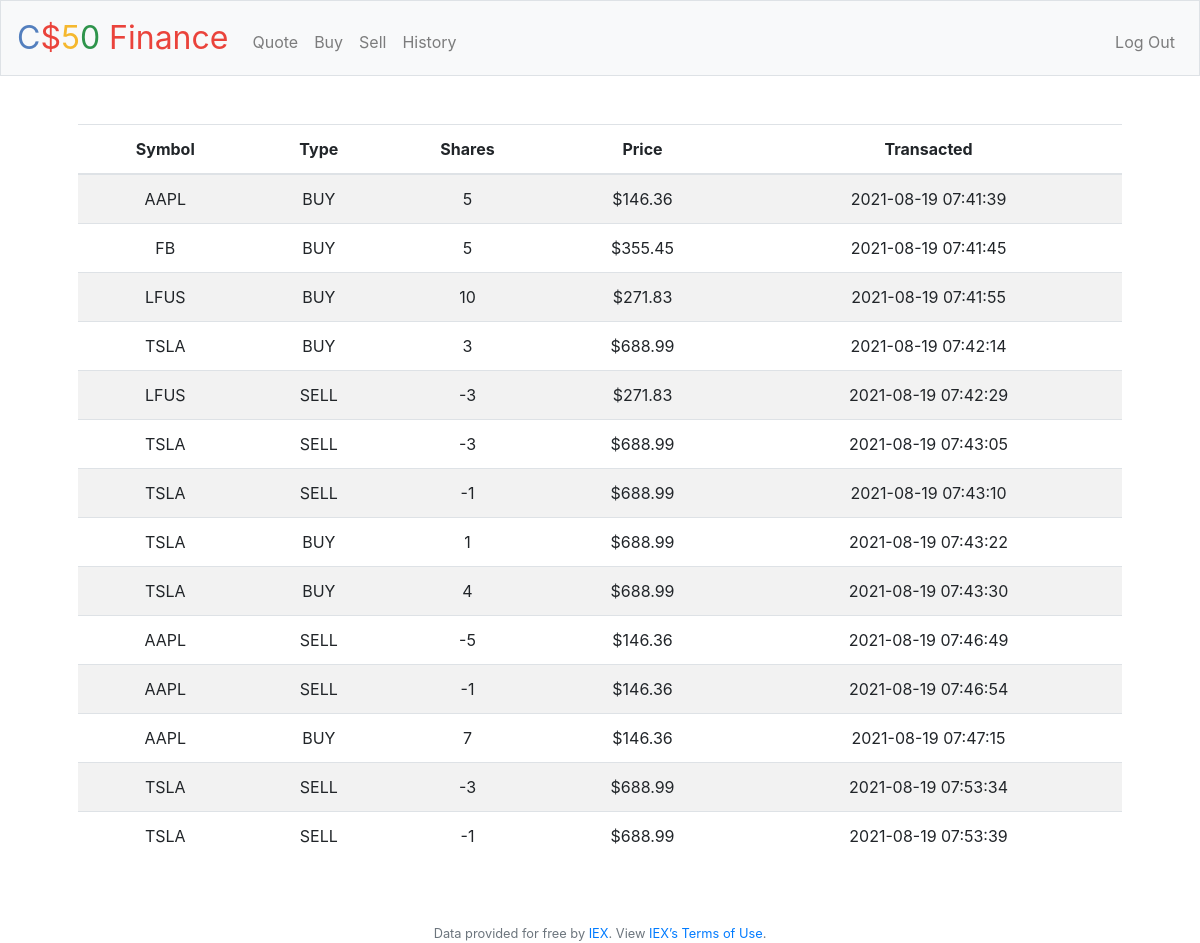
Screenshot of /history (signed in) with the database file from the repository.
### tables this page shows
CREATE TABLE transactions (
 id INTEGER PRIMARY KEY AUTOINCREMENT,
 user_id INTEGER NOT NULL,
 name TEXT NOT NULL,
 shares INTEGER NOT NULL,
 price NUMERIC NOT NULL,
 type TEXT NOT NULL,
 symbol TEXT NOT NULL,
 time TIMESTAMP DEFAULT CURRENT_TIMESTAMP,
 FOREIGN KEY(user_id) REFERENCES users(id)
);

### application.py (the view)
@app.route("/history")
@login_required
def history():
    user_id = session["user_id"]
    transactions = db.execute("SELECT type, symbol, price, shares, time FROM transactions WHERE user_id = ?", user_id)
    return render_template("history.html", transactions=transactions, usd_function=usd)

### application.py (called while the page is built)
@app.after_request
def after_request(response):
    response.headers["Cache-Control"] = "no-cache, no-store, must-revalidate"
    response.headers["Expires"] = 0
    response.headers["Pragma"] = "no-cache"
    return response

### helpers.py (called while the page is built)
def login_required(f):
    @wraps(f)
    def decorated_function(*args, **kwargs):
        if session.get("user_id") is None:
            return redirect("/login")
        return f(*args, **kwargs)
    return decorated_function

def usd(value):
    return f"${value:,.2f}"

### templates/history.html (shortened to what this page needs)
{% extends "layout.html" %}
{% block main %}
    <table class="table table-striped">
        <thead>
            <tr>
                <th>Symbol</th>
                <th>Type</th>
                <th>Shares</th>
                <th>Price</th>
                <th>Transacted</th>
            </tr>
        </thead>
        <tbody>
            {% for transaction in transactions %}
                <tr>
                    <td>{{ transaction["symbol"] }}</td>
                    <td>{{ transaction["type"] }}</td>
                    <td>{{ transaction["shares"] }}</td>
                    <td>{{ usd_function(transaction["price"]) }}</td>
                    <td>{{ transaction["time"] }}</td>
                </tr>
            {% endfor %}
        </tbody>
    </table>
{% endblock %}

### templates/layout.html (shortened to what this page needs)
<!DOCTYPE html>
<html lang="en">
    <head>
        <link rel="stylesheet" href="https://cdn.jsdelivr.net/npm/bootstrap@4.5.3/dist/css/bootstrap.min.css">
        <link href="/static/styles.css" rel="stylesheet">
    </head>
    <body>
        <nav class="navbar navbar-expand-md navbar-light bg-light border">
            <a class="navbar-brand" href="/"><span class="blue">C</span><span class="red">$</span><span class="yellow">5</span><span class="green">0</span> <span class="red">Finance</span></a>
            <div class="collapse navbar-collapse" id="navbar">
                {% if session.user_id %}
                    <ul class="navbar-nav mr-auto mt-2">
                        <li class="nav-item"><a class="nav-link" href="/quote">Quote</a></li>
                        <li class="nav-item"><a class="nav-link" href="/buy">Buy</a></li>
                        <li class="nav-item"><a class="nav-link" href="/sell">Sell</a></li>
                        <li class="nav-item"><a class="nav-link" href="/history">History</a></li>
                    </ul>
                    <ul class="navbar-nav ml-auto mt-2">
                        <li class="nav-item"><a class="nav-link" href="/logout">Log Out</a></li>
                    </ul>
                {% else %}
                    <ul class="navbar-nav ml-auto mt-2">
                        <li class="nav-item"><a class="nav-link" href="/register">Register</a></li>
                        <li class="nav-item"><a class="nav-link" href="/login">Log In</a></li>
                    </ul>
                {% endif %}
            </div>
        </nav>
        <main class="container p-5">
            {% block main %}{% endblock %}
        </main>
        <footer class="small text-center text-muted">
            Data provided for free by <a href="https://iextrading.com/developer">IEX</a>. View <a href="https://iextrading.com/api-exhibit-a/">IEX’s Terms of Use</a>.
        </footer>
    </body>
</html>

### static/styles.css (style rules this page uses)
nav .navbar-brand { font-size: xx-large; }
nav .navbar-brand .blue { color: #537fbe; }
nav .navbar-brand .red { color: #ea433b; }
nav .navbar-brand .yellow { color: #f5b82e; }
nav .navbar-brand .green { color: #2e944b; }
main { overflow-x: auto; text-align: center; }

### rows the page displays
transactions: price "$146.36"
transactions: price "$355.45"
transactions: price "$271.83"
transactions: price "$688.99"
transactions: price "$271.83"
transactions: price "$688.99"
transactions: price "$688.99"
transactions: price "$688.99"
transactions: price "$688.99"
transactions: price "$146.36"
transactions: price "$146.36"
transactions: price "$146.36"
transactions: price "$688.99"
transactions: price "$688.99"
